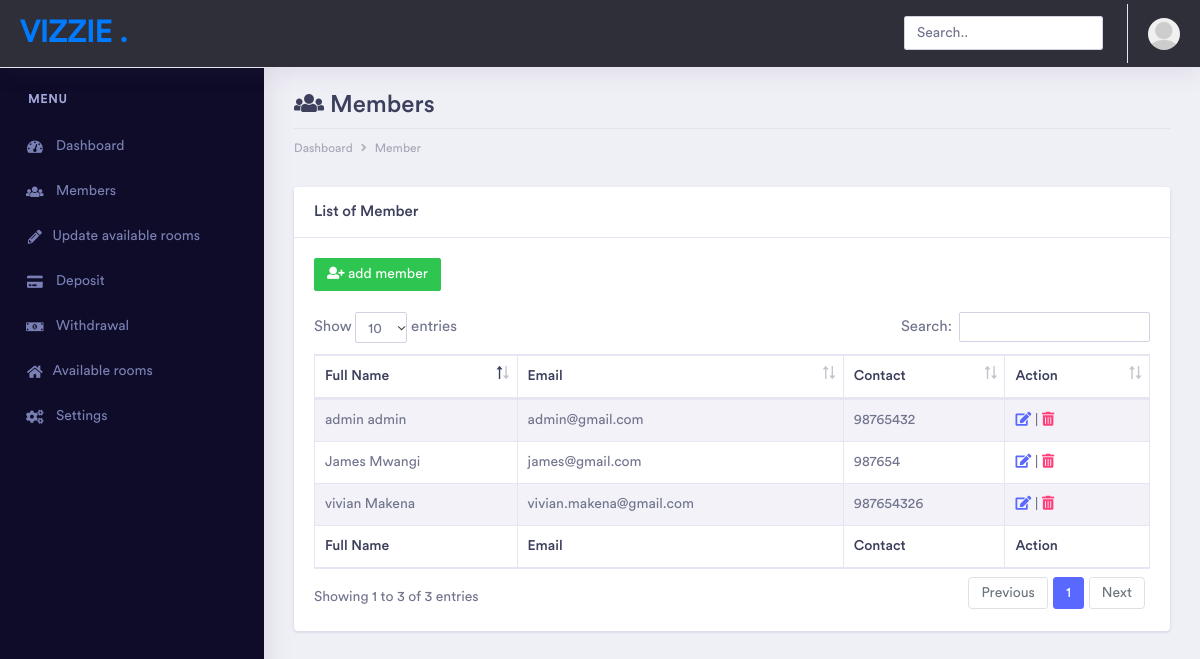
Screenshot of /admin/member.php (signed in) with the database file from the repository.
### tables this page shows
CREATE TABLE `user_form` (
  `id` int(100) NOT NULL,
  `name` varchar(100) NOT NULL,
  `fname` varchar(30) NOT NULL,
  `sname` varchar(30) NOT NULL,
  `email` varchar(100) NOT NULL,
  `contact` int(15) NOT NULL,
  `password` varchar(100) NOT NULL,
  `image` varchar(255) DEFAULT NULL
);

### admin/member.php (the view, shortened to what this page needs)
<?php
include '/opt/lampp/htdocs/vizzie_system/web/config.php';
$deposit_query = "SELECT * FROM user_form";
$deposit_result = mysqli_query($conn, $deposit_query);
?>
<!doctype html>
<html lang="en">
<?php include 'includes/header.php' ?>
<body>
    <div class="dashboard-main-wrapper">
    <?php include 'includes/navbar.php' ?>
    <?php include 'includes/sidebar.php' ?>
        <div class="dashboard-wrapper">
            <div class="container-fluid  dashboard-content">
                <div class="row">
                    <div class="col-xl-12 col-lg-12 col-md-12 col-sm-12 col-12">
                        <div class="page-header">
                            <h2 class="pageheader-title"><i class="fa fa-fw fa-users"></i> Members </h2>
                            <div class="page-breadcrumb">
                                <nav aria-label="breadcrumb">
                                    <ol class="breadcrumb">
                                        <li class="breadcrumb-item"><a href="#" class="breadcrumb-link">Dashboard</a></li>
                                        <li class="breadcrumb-item"><a href="#" class="breadcrumb-link">Member</a></li>
                                    </ol>
                                </nav>
                            </div>
                        </div>
                    </div>
                </div>
                <div class="row">
                    <div class="col-xl-12 col-lg-12 col-md-12 col-sm-12 col-12">
                        <div class="card">
                            <h5 class="card-header">List of Member </h5>
                            <div class="card-body"><a class="btn btn-sm btn-success" href="add-member.php"><i class="fa fa-fw fa-user-plus"></i> add member</a><br><br>
                                <div class="table-responsive">
                                    <table class="table table-striped table-bordered first">
                                        <thead>
                                            <tr>
                                                <th>Full Name</th>
                                                <th>Email</th>
                                                <th>Contact</th>
                                                <th>Action</th>
                                            </tr>
                                        </thead>
                                        <tbody>
                                            <?php
                                            while ($row = mysqli_fetch_assoc($deposit_result)) {
                                                echo "<tr>";
                                                        echo "<td>" . $row['fname'] . ' ' . $row['sname'] . "</td>";
                                                        echo "<td>" . $row['email'] . "</td>";
                                                        echo "<td>" . $row['contact'] . "</td>";
                                                        echo "<td class='align-right'>";
                                                        echo "<a href='edit-member.php?id=" . $row['id'] . "' class='text-primary font-weight-bold text-xs' data-toggle='tooltip' data-original-title='Edit'><i class='fa fa-edit'></i></a> | ";
                                                        echo "<a href='delete-member.php?id=" . $row['id'] . "' class='text-secondary font-weight-bold text-xs' data-toggle='tooltip' data-original-title='Delete'><i class='fa fa-trash-alt'></i></a>";
                                                        echo "</td>";
                                                        echo "</tr>";
                                            }
                                            ?>
                                        </tbody>
                                        <tfoot>
                                            <tr>
                                                <th>Full Name</th>
                                                <th>Email</th>
                                                <th>Contact</th>
                                                <th>Action</th>
                                            </tr>
                                        </tfoot>
                                    </table>
                                </div>
                            </div>
                        </div>
                    </div>
                </div>
            </div>
        </div>
    </div>
</body>
</html>

### rows the page displays
user_form: fname "admin", sname "admin", email "admin@gmail.com", contact "98765432"
user_form: fname "vivian", sname "Makena", email "vivian.makena@gmail.com", contact "987654326"
user_form: fname "James", sname "Mwangi", email "james@gmail.com", contact "987654"
